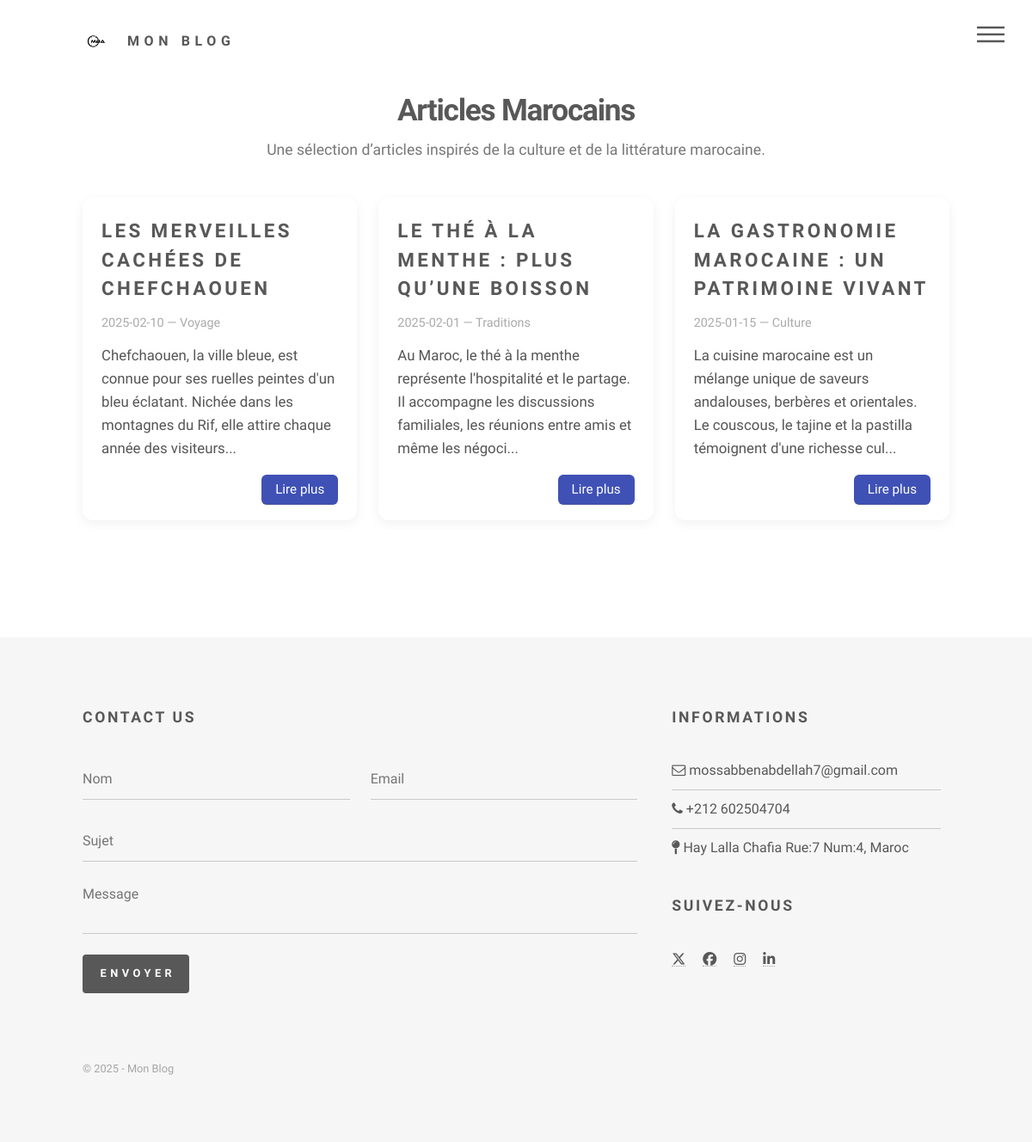
The app's page /index.php?action=article with its own data.
### tables this page shows
CREATE TABLE `articles` (
  `id` int(11) NOT NULL,
  `titre` varchar(255) NOT NULL,
  `contenu` text NOT NULL,
  `categorie` varchar(100) DEFAULT NULL,
  `auteur` varchar(100) DEFAULT NULL,
  `date_publication` date DEFAULT NULL
);

### controllers/ArticlesController.php (called while the page is built, shortened)
<?php
require_once "models/Article_Model.php";
function articles() {
    $articles = getArticles();
    require "views/vueArticle.php";
}

### models/Article_Model.php (called while the page is built, shortened)
<?php
function getArticles() {
    $db = Database::getInstance();
    $stmt = $db->query("SELECT * FROM articles ORDER BY date_publication DESC");
    return $stmt->fetchAll(PDO::FETCH_ASSOC);
}

### views/vueArticle.php (the view, shortened to what this page needs)
<h1 class="blog-title">Articles Marocains</h1>
<p class="blog-subtitle">
    Une sélection d’articles inspirés de la culture et de la littérature marocaine.
</p>
<div class="blog-grid">
<?php foreach ($articles as $a): ?>
    <div class="blog-card">
        <h3 class="blog-card-title">
            <?= htmlspecialchars($a["titre"]) ?>
        </h3>
        <p class="blog-card-date">
            <?= htmlspecialchars($a["date_publication"]) ?> — <?= htmlspecialchars($a["categorie"]) ?>
        </p>
        <p class="blog-card-content">
            <?= htmlspecialchars(substr($a["contenu"], 0, 160)) ?>...
        </p>
        <div class="blog-card-footer">
            <a href="/index.php?action=articleDetail&id=<?= $a["id"] ?>" class="blog-btn">
                Lire plus
            </a>
        </div>
    </div>
<?php endforeach; ?>
</div>
<?php
require "gabarit.php";
?>

### assets/css/main.css (style rules this page uses)
html, body, div, span, applet, object, iframe, h1, h2, h3, h4, h5, h6, p, blockquote, pre, a, abbr, acronym, address, big, cite, code, del, dfn, em, img, ins, kbd, q, s, samp, small, strike, strong, sub, sup, tt, var, b, u, i, center, dl, dt, dd, ol, ul, li, fieldset, form, label, legend, table, caption, tbody, tfoot, thead, tr, th, td, article, aside, canvas, details, embed, figure, figcaption, footer, header, hgroup, menu, nav, output, ruby, section, summary, time, mark, audio, video { margin: 0; padding: 0; border: 0; font-size: 100%; font: inherit; vertical-align: baseline; }
body { line-height: 1; }
body { -webkit-text-size-adjust: none; }
body { -ms-overflow-style: scrollbar; }
html { box-sizing: border-box; }
*, *:before, *:after { box-sizing: inherit; }
body { background: #ffffff; }
body, input, select, textarea { color: #585858; font-family: "Source Sans Pro", Helvetica, sans-serif; font-size: 16pt; font-weight: 300; line-height: 1.75; }
@media screen and (max-width: 1680px) { body, input, select, textarea { font-size: 14pt; } }
@media screen and (max-width: 1280px) { body, input, select, textarea { font-size: 12pt; } }
a { -moz-transition: border-bottom-color 0.2s ease, color 0.2s ease; -webkit-transition: border-bottom-color 0.2s ease, color 0.2s ease; -ms-transition: border-bottom-color 0.2s ease, color 0.2s ease; transition: border-bottom-color 0.2s ease, color 0.2s ease; text-decoration: none; color: #585858; border-bottom: dotted 1px rgba(88, 88, 88, 0.5); }
p { margin: 0 0 2em 0; }
h1 { font-size: 2.75em; font-weight: 700; line-height: 1.3; margin: 0 0 1em 0; letter-spacing: -0.035em; }
h2, h3, h4, h5, h6 { font-weight: 900; line-height: 1.5; margin: 0 0 2em 0; text-transform: uppercase; letter-spacing: 0.15em; }
h3 { font-size: 1em; }
.blog-title { text-align: center; font-size: 2.2em; font-weight: 700; margin-bottom: 10px; }
.blog-subtitle { text-align: center; color: #666; font-size: 1.1em; margin-bottom: 40px; }
.blog-grid { display: grid; grid-template-columns: repeat(auto-fit, minmax(260px, 1fr)); gap: 25px; margin-bottom: 40px; }
.blog-card { background: #fff; padding: 20px; border-radius: 12px; box-shadow: 0 8px 20px rgba(0,0,0,0.06); transition: all 0.3s ease; }
.blog-card-title { font-size: 1.4em; font-weight: 600; margin-bottom: 6px; }
.blog-card-date { font-size: 0.9em; color: #999; margin-bottom: 12px; }
.blog-card-content { font-size: 1.05em; color: #555; line-height: 1.6em; }
.blog-title { text-align: center; font-size: 2.2em; font-weight: 700; margin-bottom: 8px; }
.blog-subtitle { text-align: center; font-size: 1.1em; color: #777; margin-bottom: 40px; }
.blog-grid { display: grid; grid-template-columns: repeat(auto-fit, minmax(270px, 1fr)); gap: 25px; }
.blog-card { background: #fff; padding: 22px; border-radius: 12px; box-shadow: 0 4px 14px rgba(0,0,0,0.06); transition: 0.25s; }
.blog-card-title { margin-bottom: 10px; font-size: 1.4em; font-weight: 600; }
.blog-card-date { font-size: 0.9em; color: #aaa; margin-bottom: 12px; }
.blog-card-content { font-size: 1.05em; color: #555; line-height: 1.6; margin-bottom: 20px; }
.blog-card-footer { text-align: right; }
.blog-btn { padding: 8px 16px; background: #3f51b5; color: white; border-radius: 6px; font-size: 0.95em; text-decoration: none; transition: 0.25s; }

### records on screen
articles: titre "LES MERVEILLES CACHÉES DE CHEFCHAOUEN", date_publication "2025-02-10", categorie "Voyage", contenu "Chefchaouen, la ville bleue, est connue pour ses ruelles peintes d'un bleu éclatant. Nichée dans les montagnes du Rif, elle attire chaque année des visiteurs"
articles: titre "LE THÉ À LA MENTHE : PLUS QU’UNE BOISSON", date_publication "2025-02-01", categorie "Traditions", contenu "Au Maroc, le thé à la menthe représente l'hospitalité et le partage. Il accompagne les discussions familiales, les réunions entre amis et même les négoci"
articles: titre "LA GASTRONOMIE MAROCAINE : UN PATRIMOINE VIVANT", date_publication "2025-01-15", categorie "Culture", contenu "La cuisine marocaine est un mélange unique de saveurs andalouses, berbères et orientales. Le couscous, le tajine et la pastilla témoignent d'une richesse cul"
